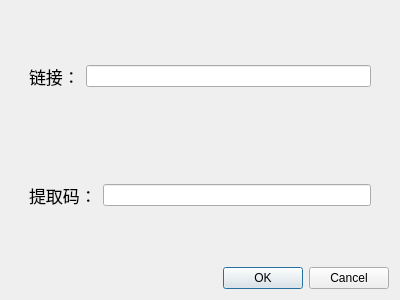
<?xml version="1.0" encoding="UTF-8"?>
<ui version="4.0">
 <class>GenerateShareLinkDlg</class>
 <widget class="QDialog" name="GenerateShareLinkDlg">
  <property name="geometry">
   <rect>
    <x>0</x>
    <y>0</y>
    <width>400</width>
    <height>300</height>
   </rect>
  </property>
  <property name="windowTitle">
   <string>Dialog</string>
  </property>
  <layout class="QVBoxLayout" name="verticalLayout_2">
   <item>
    <widget class="QWidget" name="widget" native="true">
     <layout class="QVBoxLayout" name="verticalLayout">
      <item>
       <widget class="QWidget" name="widget_2" native="true">
        <layout class="QHBoxLayout" name="horizontalLayout">
         <item>
          <widget class="QLabel" name="label">
           <property name="font">
            <font>
             <pointsize>13</pointsize>
            </font>
           </property>
           <property name="text">
            <string>链接：</string>
           </property>
          </widget>
         </item>
         <item>
          <widget class="QLineEdit" name="shareLink"/>
         </item>
        </layout>
       </widget>
      </item>
      <item>
       <widget class="QWidget" name="widget_3" native="true">
        <layout class="QHBoxLayout" name="horizontalLayout_2">
         <item>
          <widget class="QLabel" name="label_2">
           <property name="font">
            <font>
             <pointsize>13</pointsize>
            </font>
           </property>
           <property name="text">
            <string>提取码：</string>
           </property>
          </widget>
         </item>
         <item>
          <widget class="QLineEdit" name="getCodeLine"/>
         </item>
        </layout>
       </widget>
      </item>
     </layout>
    </widget>
   </item>
   <item>
    <widget class="QDialogButtonBox" name="buttonBox">
     <property name="orientation">
      <enum>Qt::Orientation::Horizontal</enum>
     </property>
     <property name="standardButtons">
      <set>QDialogButtonBox::StandardButton::Cancel|QDialogButtonBox::StandardButton::Ok</set>
     </property>
    </widget>
   </item>
  </layout>
 </widget>
 <resources/>
 <connections>
  <connection>
   <sender>buttonBox</sender>
   <signal>accepted()</signal>
   <receiver>GenerateShareLinkDlg</receiver>
   <slot>accept()</slot>
   <hints>
    <hint type="sourcelabel">
     <x>248</x>
     <y>254</y>
    </hint>
    <hint type="destinationlabel">
     <x>157</x>
     <y>274</y>
    </hint>
   </hints>
  </connection>
  <connection>
   <sender>buttonBox</sender>
   <signal>rejected()</signal>
   <receiver>GenerateShareLinkDlg</receiver>
   <slot>reject()</slot>
   <hints>
    <hint type="sourcelabel">
     <x>316</x>
     <y>260</y>
    </hint>
    <hint type="destinationlabel">
     <x>286</x>
     <y>274</y>
    </hint>
   </hints>
  </connection>
 </connections>
</ui>
